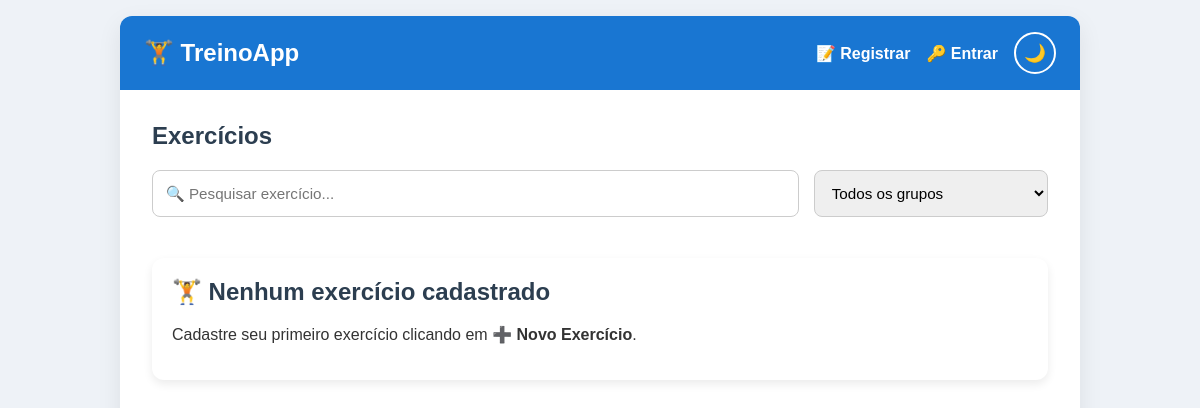
Before: / with the older database file.
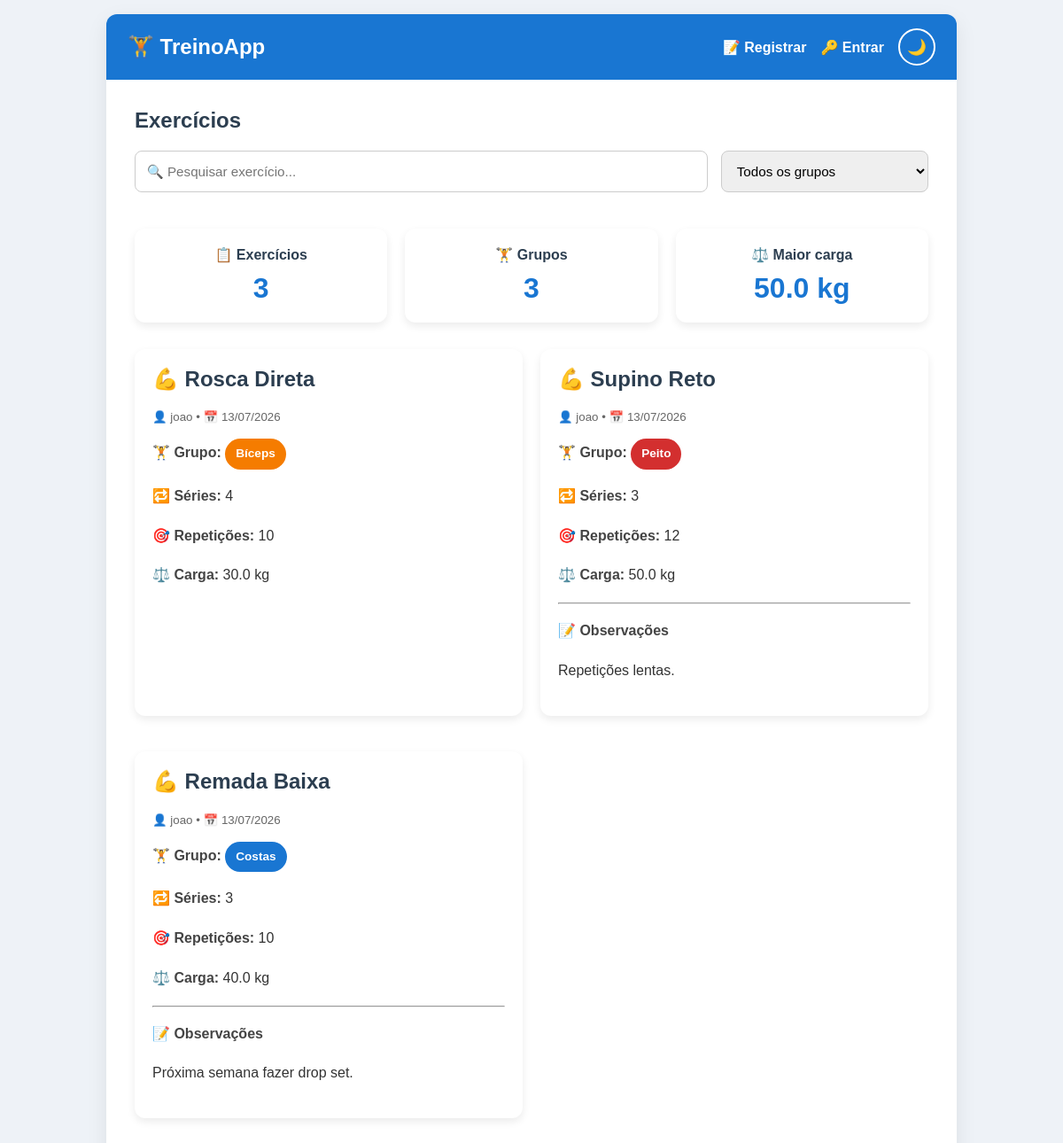
After: the same page with the newer database file.
### tables this page shows
CREATE TABLE exercise (
    id INTEGER PRIMARY KEY AUTOINCREMENT,
    author_id INTEGER NOT NULL,
    created TIMESTAMP NOT NULL DEFAULT CURRENT_TIMESTAMP,

    name TEXT NOT NULL,
    muscle_group TEXT NOT NULL,
    sets INTEGER NOT NULL,
    reps INTEGER NOT NULL,
    weight REAL NOT NULL,
    notes TEXT NOT NULL,

    FOREIGN KEY (author_id) REFERENCES user(id)
);

CREATE TABLE user (
    id INTEGER PRIMARY KEY AUTOINCREMENT,
    username TEXT UNIQUE NOT NULL,
    password TEXT NOT NULL
);

### treino/exercise.py (the view)
@bp.route("/")
def index():
    db = get_db()
    exercises = db.execute(
        """
        SELECT e.id,
               e.name,
               e.muscle_group,
               e.sets,
               e.reps,
               e.weight,
               e.notes,
               e.created,
               e.author_id,
               u.username
        FROM exercise e
        JOIN user u ON e.author_id = u.id
        ORDER BY e.created DESC
        """
    ).fetchall()
    return render_template("exercise/index.html", exercises=exercises)

### treino/auth.py (called while the page is built)
@bp.before_app_request
def load_logged_in_user():
    user_id = session.get('user_id')
    if user_id is None:
        g.user = None
    else:
        g.user = get_db().execute(
            'SELECT * FROM user WHERE id = ?',
            (user_id,)
        ).fetchone()

### treino/db.py (called while the page is built)
def get_db():
    if 'db' not in g:
        g.db = sqlite3.connect(
            current_app.config['DATABASE'],
            detect_types=sqlite3.PARSE_DECLTYPES
        )
        g.db.row_factory = sqlite3.Row
    return g.db

### treino/templates/exercise/index.html (shortened to what this page needs)
{% extends 'base.html' %}
{% block header %}
<h1>{% block title %}Exercícios{% endblock %}</h1>
{% endblock %}
{% block content %}
<div class="filters">
    <input
        type="text"
        id="searchExercise"
        placeholder="🔍 Pesquisar exercício...">
    <select id="filterMuscle">
        <option value="">Todos os grupos</option>
    </select>
</div>
{% if exercises %}
<div class="dashboard">
    <div class="dashboard-card">
        <h3>📋 Exercícios</h3>
        <p>{{ exercises|length }}</p>
    </div>
    <div class="dashboard-card">
        <h3>🏋️ Grupos</h3>
        <p>{{ exercises | map(attribute='muscle_group') | unique | list | length }}</p>
    </div>
    <div class="dashboard-card">
        <h3>⚖️ Maior carga</h3>
        <p>{{ exercises | map(attribute='weight') | max }} kg</p>
    </div>
</div>
<div class="exercise-grid">
{% for exercise in exercises %}
<div
    class="exercise-card"
    data-name="{{ exercise['name']|lower }}"
    data-muscle="{{ exercise['muscle_group'] }}">
    <div class="exercise-header">
        <div>
            <h2>💪 {{ exercise['name'] }}</h2>
            <small>
                👤 {{ exercise['username'] }}
                •
                📅 {{ exercise['created'].strftime('%d/%m/%Y') }}
            </small>
        </div>
    </div>
    <div class="exercise-info">
        <p>
            🏋️ <strong>Grupo:</strong>
            <span
                class="badge badge-{{ exercise['muscle_group']|lower|replace('í','i')|replace('ô','o')|replace('ê','e')|replace('á','a')|replace('é','e')|replace('ú','u') }}">
                {{ exercise['muscle_group'] }}
            </span>
        </p>
        <p>
            🔁
            <strong>Séries:</strong>
            {{ exercise['sets'] }}
        </p>
        <p>
            🎯
            <strong>Repetições:</strong>
            {{ exercise['reps'] }}
        </p>
        <p>
            ⚖️
            <strong>Carga:</strong>
            {{ "%.1f"|format(exercise['weight']) }} kg
        </p>
        {% if exercise['notes'] %}
        <hr>
        <p>
            📝
            <strong>Observações</strong>
        </p>
        <p>{{ exercise['notes'] }}</p>
        {% endif %}
    </div>
</div>
{% endfor %}
</div>
{% else %}
<div class="exercise-card">
    <h2>🏋️ Nenhum exercício cadastrado</h2>
    <p>
        Cadastre seu primeiro exercício clicando em
        <strong>➕ Novo Exercício</strong>.
    </p>
</div>
{% endif %}
{% endblock %}

### treino/templates/base.html (shortened to what this page needs)
<!doctype html>
<html lang="pt-BR">
<head>
    <link rel="stylesheet" href="{{ url_for('static', filename='style.css') }}">
</head>
<body>
<nav>
    <h1>🏋️ TreinoApp</h1>
    <ul>
        {% if g.user %}
            <li><span>👤 {{ g.user['username'] }}</span></li>
            <li>
                <a href="{{ url_for('auth.logout') }}">
                    🚪 Sair
                </a>
            </li>
        {% else %}
            <li>
                <a href="{{ url_for('auth.register') }}">
                    📝 Registrar
                </a>
            </li>
            <li>
                <a href="{{ url_for('auth.login') }}">
                    🔑 Entrar
                </a>
            </li>
        {% endif %}
        <li>
            <button id="theme-toggle" title="Alternar tema">
                🌙
            </button>
        </li>
    </ul>
</nav>
<section class="content">
    <header>
        {% block header %}{% endblock %}
    </header>
    {% block content %}{% endblock %}
</section>
</body>
</html>

### treino/static/style.css (style rules this page uses)
html { font-family: Arial, Helvetica, sans-serif; background: #eef2f7; padding: 1rem; }
body { max-width: 960px; margin: 0 auto; background: #ffffff; color: #333; border-radius: 12px; box-shadow: 0 8px 24px rgba(0, 0, 0, .08); transition: background .3s, color .3s; }
h1, h2, h3 { color: #2c3e50; margin-top: 0; }
small { color: #666; }
a { color: #1565c0; text-decoration: none; }
nav { background: #1976d2; color: white; display: flex; justify-content: space-between; align-items: center; padding: 1rem 1.5rem; border-radius: 12px 12px 0 0; }
nav h1 { color: white; margin: 0; }
nav ul { display: flex; align-items: center; list-style: none; gap: 1rem; margin: 0; padding: 0; }
nav a, nav span { color: white; font-weight: bold; }
#theme-toggle { background: transparent; border: 2px solid white; color: white; border-radius: 50%; width: 42px; height: 42px; cursor: pointer; font-size: 1.1rem; transition: .2s; }
.content { padding: 2rem; }
.exercise-card { background: white; border-radius: 12px; padding: 20px; margin-bottom: 20px; box-shadow: 0 4px 10px rgba(0, 0, 0, .08); transition: transform .25s, box-shadow .25s; }
.exercise-header { display: flex; justify-content: space-between; align-items: center; margin-bottom: 15px; }
.exercise-info { line-height: 1.8; }
.exercise-info strong { color: #444; }
textarea, input, select { width: 100%; padding: .8rem; margin-bottom: 1rem; border: 1px solid #ccc; border-radius: 8px; box-sizing: border-box; font-size: .95rem; transition: border .2s, box-shadow .2s; }
.badge { display: inline-block; padding: 5px 12px; border-radius: 20px; color: white; font-size: .85rem; font-weight: bold; }
.badge-peito { background: #d32f2f; }
.badge-costas { background: #1976d2; }
.badge-biceps { background: #f57c00; }
.filters { display:flex; gap:15px; margin-bottom:25px; }
.filters input { flex:3; }
.filters select { flex:1; }
.dashboard { display: grid; grid-template-columns: repeat(3, 1fr); gap: 20px; margin-bottom: 30px; }
.dashboard-card { background: white; border-radius: 12px; padding: 20px; text-align: center; box-shadow: 0 4px 10px rgba(0,0,0,.08); transition: transform .2s; }
.dashboard-card h3 { margin-bottom: 10px; font-size: 1rem; }
.dashboard-card p { font-size: 2rem; font-weight: bold; color: #1976d2; margin: 0; }
.exercise-grid { display: grid; grid-template-columns: repeat(auto-fit, minmax(340px, 1fr)); gap: 20px; }

Changed rows visible on the page:
added exercise: name "Rosca Direta", username "joao", created "13/07/2026", muscle_group "Bíceps", sets "4", reps "10", weight "30.0"
added exercise: name "Supino Reto", username "joao", created "13/07/2026", muscle_group "Peito", sets "3", reps "12", weight "50.0", notes "Repetições lentas."
added exercise: name "Remada Baixa", username "joao", created "13/07/2026", muscle_group "Costas", sets "3", reps "10", weight "40.0", notes "Próxima semana fazer drop set."
Other visible differences:
{{ exercises|length }}: (not shown) → "3"
{{ exercises | map(attribute='muscle_group') | unique | list | length }}: (not shown) → "3"
{{ exercises | map(attribute='weight') | max }}: (not shown) → "50.0"
text no longer shown: "🏋️ Nenhum exercício cadastrado Cadastre seu primeiro exercício clicando em ➕ Novo Exercício ."
text now shown: "📋 Exercícios 🏋️ Grupos ⚖️ Maior carga kg"
